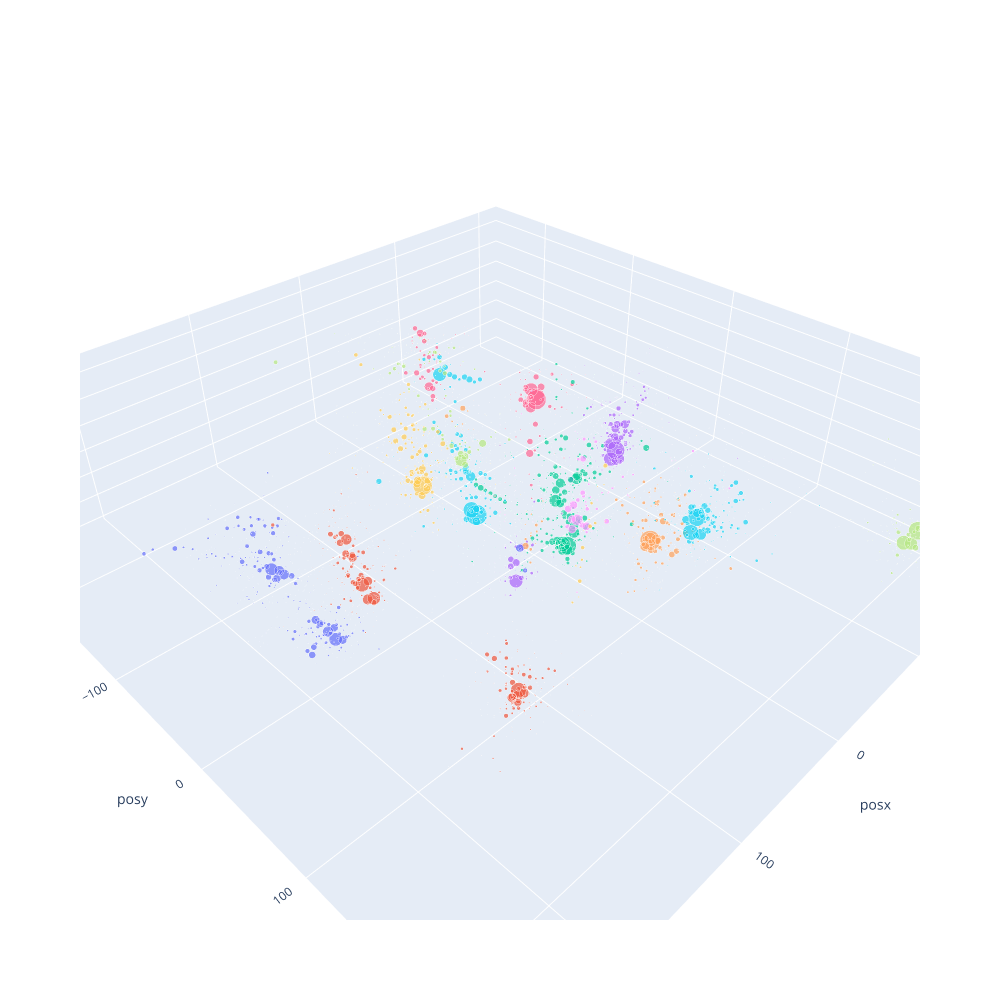

Source (notebook cell):
### Markdown cell above
However, when we size by energy, we much more clearly see the cluster structure in 3D. This is a good clue that we should use energy as a feature in our clustering algorithm.

### Code cell
# 3d scatter with plotly with size given by energy
import plotly.express as px
fig = px.scatter_3d(typical_event, x='posx', y='posy', z='posz', color="clusterID", size="E", opacity=0.7)
fig.update_layout(width=1000, height=1000, showlegend=False)
fig.show()
